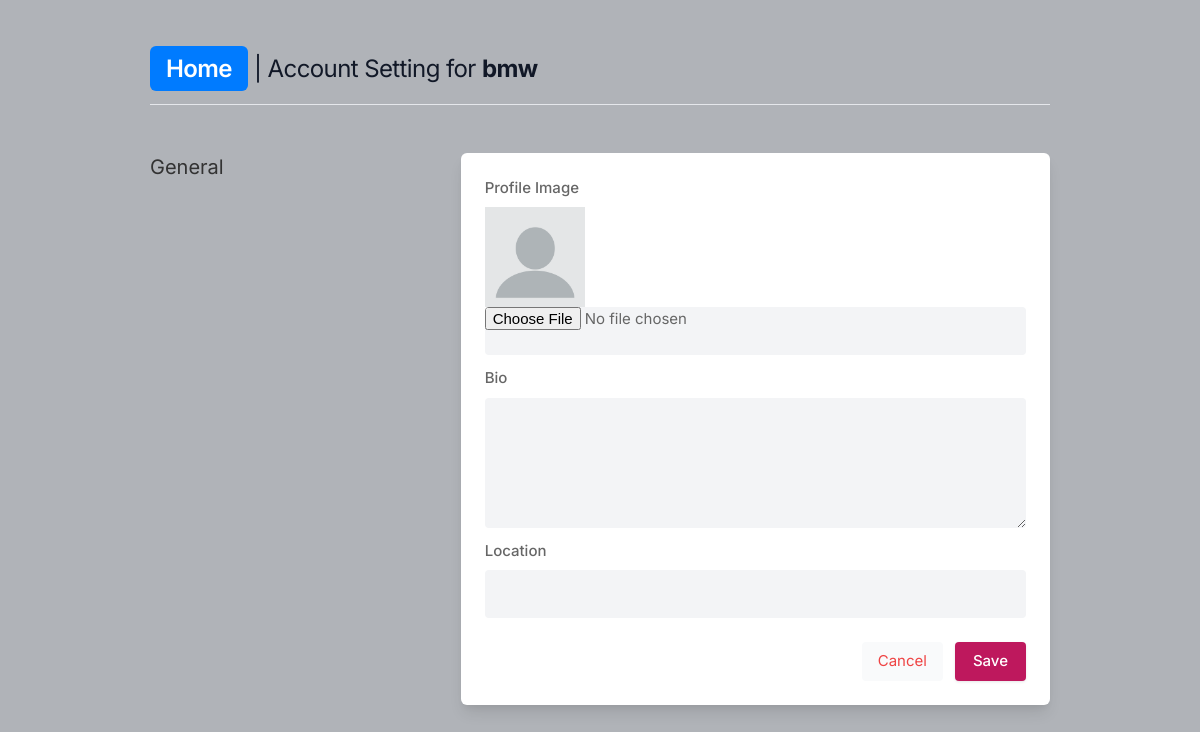
The app's page /settings (signed in), older data.
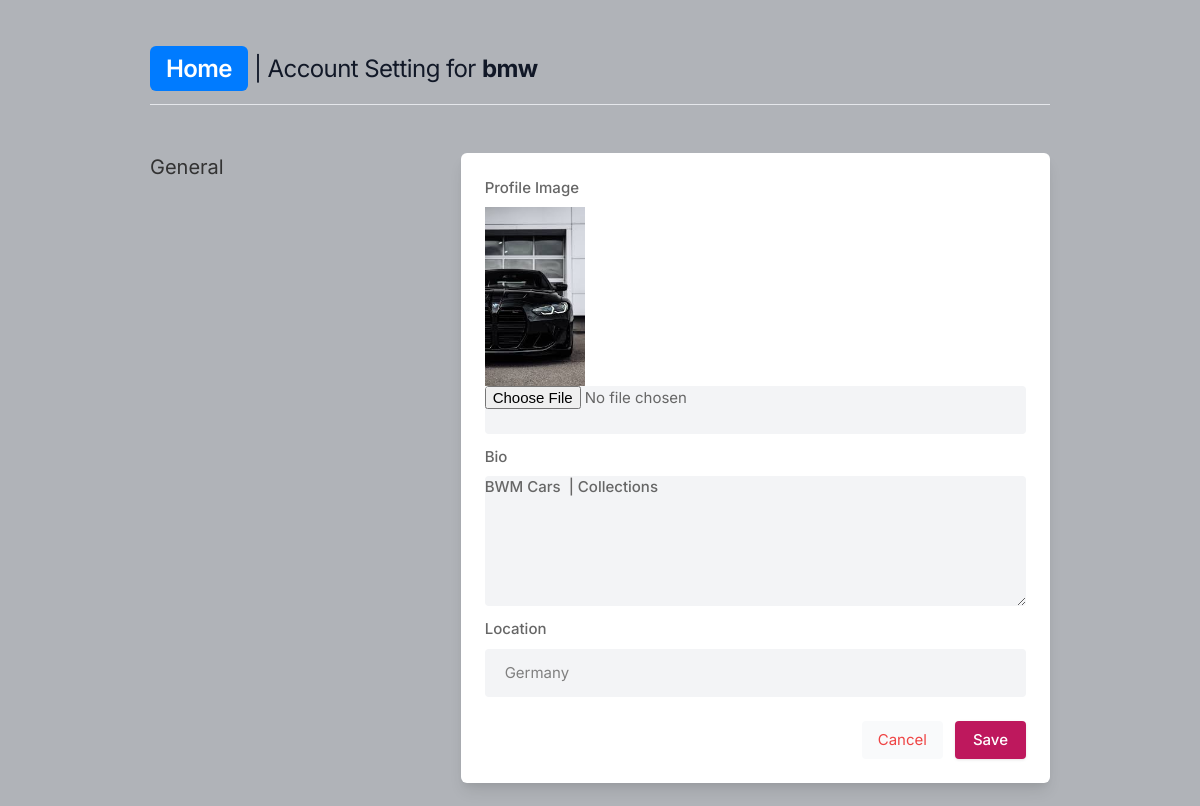
The same page, newer data.
### core/models.py (models this page shows, shortened)
class Profile(models.Model):
    user = models.ForeignKey(User, on_delete=models.CASCADE)
    id_user = models.IntegerField()
    bio = models.TextField(blank=True)
    profileimg = models.ImageField(upload_to='profile_image', default='blank-profile-picture.png')
    location = models.CharField(max_length=100, blank=True)

### core/views.py (the view, shortened to what this page needs)
# urls.py: path('settings',views.settings, name='settings'),
@login_required(login_url="signin")
def settings(request):
    user_profile = Profile.objects.get(user=request.user)
    return render(request, 'settings.html', {'user_profile': user_profile})

### templates/settings.html (shortened to what this page needs)
{% load static %}
<!DOCTYPE html>
<html lang="en">
<head>
    <link rel="stylesheet" href="{% static 'assets/css/icons.css' %}">
    <link rel="stylesheet" href="{% static 'assets/css/uikit.css' %}">
    <link rel="stylesheet" href="{% static 'assets/css/style.css' %}">
    <link rel="stylesheet" href="{% static 'assets/css/tailwind.css' %}">
</head>
<body>
            <div class="container m-auto">
                <h1 class="text-2xl leading-none text-gray-900 tracking-tight mt-3"> <a href="/" class="nav-btn active">Home</a>
 | Account Setting for <b>{{ user.username }}</b> </h1>
                <br>
                <hr>
                <div class="grid lg:grid-cols-3 mt-12 gap-8">
                    <div>
                        <h3 class="text-xl mb-2"> General</h3>
                    </div>
                    <div class="bg-white rounded-md lg:shadow-lg shadow col-span-2">
                        <form action="" method="POST" enctype="multipart/form-data">
                            <div class="grid grid-cols-2 gap-3 lg:p-6 p-4">
                                    <div class="col-span-2">
                                        <label for=""> Profile Image</label>
                                        <img width="100" height="100" src="{{ user_profile.profileimg.url }}" />
                                        <input type="file" name="image" value="{{ user_profile.profileimg }}" class="shadow-none bg-gray-100">
                                    </div>
                                    <div class="col-span-2">
                                        <label for="about">Bio</label>
                                        <textarea id="about" type="text" name="bio" rows="3"  class="shadow-none bg-gray-100">{{ user_profile.bio }}</textarea>
                                    </div>
                                    <div class="col-span-2">
                                        <label for=""> Location</label>
                                        <input type="text" name="location" value="{{ user_profile.location }}" class="shadow-none bg-gray-100">
                                    </div>
                            </div>
                            <div class="bg-gray-10 p-6 pt-0 flex justify-end space-x-3">
                                <button class="p-2 px-4 rounded bg-gray-50 text-red-500"><a href="/"> Cancel </a></button>
                                <button type="submit" class="button bg-blue-700"> Save </button>
                            </div>
                        </form>
                    </div>
                    </div>
                    <br>
                </div>
</body>
</html>

### static/assets/css/style.css (style rules this page uses)
body { background-color: #B0B3B8!important; }
button { vertical-align: middle; }
span.button, button.button { background-color: #be185d; top: 0; color: #fff; position: relative; padding: 8px 18px; line-height: 22px; position: relative; font-weight: 500; font-size: 15px; display: inline-block; -webkit-transition: all 0.2s ease-in-out; transition: all 0.2s ease-in-out; cursor: pointer; overflow: hidden; border: none; border-radius: 4px; -webkit-box-shadow: 0 1px 3px rgba(0, 0, 0, 0.1); box-shadow: 0 1px 3px rgba(0, 0, 0, 0.1); }
input { height: 48px; line-height: 48px; padding: 0 20px; outline: none; font-size: 15px; color: #808080; max-width: 100%; width: 100%; -webkit-box-sizing: border-box; box-sizing: border-box; display: block; font-weight: 400; opacity: 1; border-radius: 4px; border: none; -webkit-box-shadow: 0 1px 4px 0px rgba(0, 0, 0, 0.12); box-shadow: 0 1px 4px 0px rgba(0, 0, 0, 0.12); }
input[type="text"], input[type="password"], input[type="email"], input[type="number"] { height: 48px; line-height: 48px; padding: 0 20px; outline: none; font-size: 15px; color: #808080; max-width: 100%; width: 100%; -webkit-box-sizing: border-box; box-sizing: border-box; display: block; font-weight: 400; opacity: 1; border-radius: 4px; border: none; -webkit-box-shadow: 0 1px 4px 0px rgba(0, 0, 0, 0.12); box-shadow: 0 1px 4px 0px rgba(0, 0, 0, 0.12); }
textarea { height: 48px; line-height: 48px; padding: 0 20px; outline: none; font-size: 15px; color: #808080; margin: 0 0 16px 0; max-width: 100%; width: 100%; -webkit-box-sizing: border-box; box-sizing: border-box; display: block; background-color: #fff; font-weight: 500; opacity: 1; border-radius: 4px; border: none; -webkit-box-shadow: 0 1px 4px 0px rgba(0, 0, 0, 0.12); box-shadow: 0 1px 4px 0px rgba(0, 0, 0, 0.12); }
input { -webkit-transition: all 0.1s ease-in-out; transition: all 0.1s ease-in-out; }
::placeholder { color: #808080; opacity: 1; }
textarea { height: auto; line-height: 27px; padding: 20px; min-height: 130px; -webkit-transition: none !important; transition: none !important; min-width: 100%; }
label, legend { display: block; font-weight: bold; font-size: 15px; font-weight: 500; margin-bottom: 8px; }
button { border: none; margin: 0; padding: 0; width: auto; overflow: visible; background: transparent; color: inherit; font: inherit; line-height: normal; cursor: pointer; }
a { color: #be185d; -webkit-transition: 0.3s; transition: 0.3s; outline: none !important; }
button { outline: none !important; }
img { max-width: 100%; }
body { color: #666; font-size: 15px; line-height: 27px; background-color: #f0f2f5; font-family: "Inter", sans-serif; text-transform: none; }
h1, h2, h3, h4, h5, h6 { font-family: "Inter", sans-serif; text-transform: none; }
input[type="text"], input[type="password"], input[type="email"] { font-family: "Inter", sans-serif; text-transform: none; }
textarea, select { font-family: "Inter", sans-serif; text-transform: none; }
button, body .pac-container { font-family: "Inter", sans-serif; text-transform: none; }
h1, h2, h3, h4, h5, h6 { color: #333; font-weight: 500; margin: 0; padding: 0; }
h1 { font-size: 32px; }
h3 { font-size: 22px; }
b, strong { font-weight: 700 !important; }
@media (min-width: 1024px) { .container { max-width: 900px !important; padding-top: 45px; } }
.shadow-none { -webkit-box-shadow: none !important; box-shadow: none !important; }

### templates/settings.html (style rules this page uses)
.nav-btn { padding:8px 16px;border-radius:6px;background:#eee;text-decoration:none;color:#333;font-weight:600 }
.nav-btn.active { background:#007bff;color:#fff }

Row changes from the older to the newer data that the page shows:
changed Profile: profileimg: picture added in place of a placeholder; bio (not shown) → "BWM Cars | Collections"; location (not shown) → "Germany"
